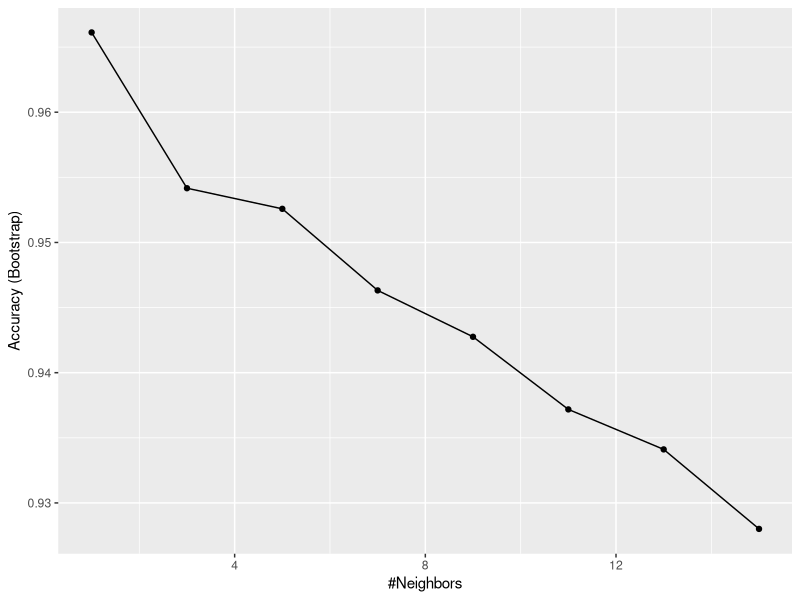
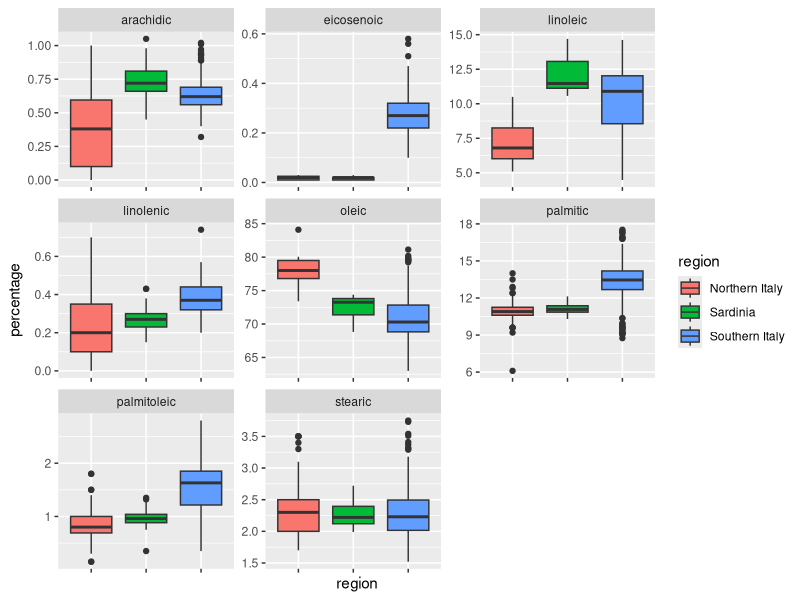
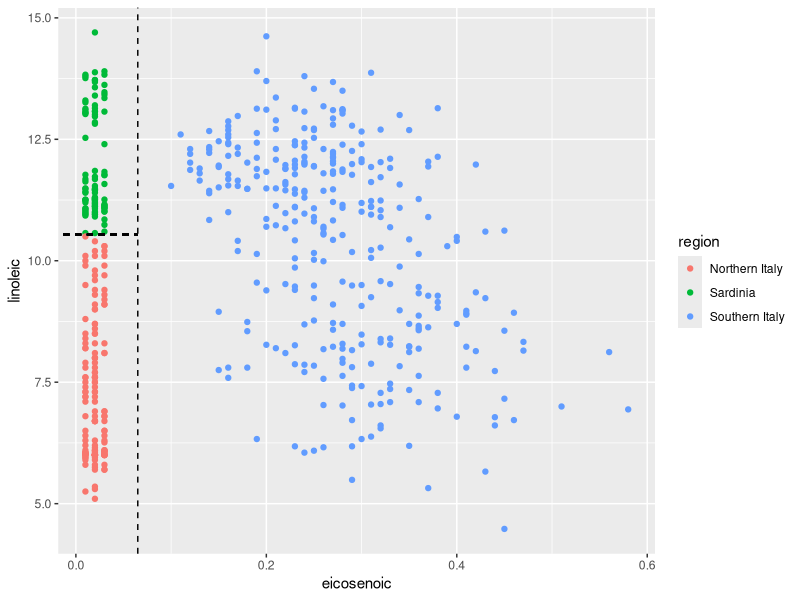
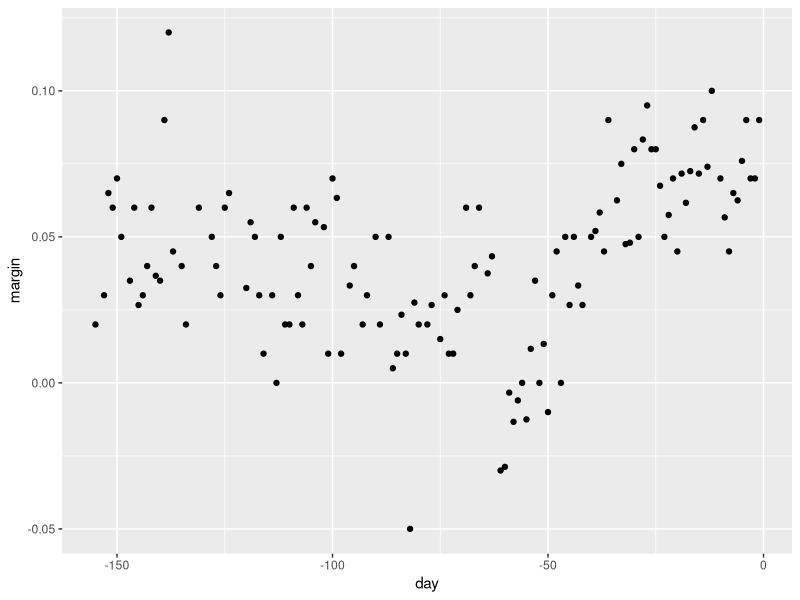
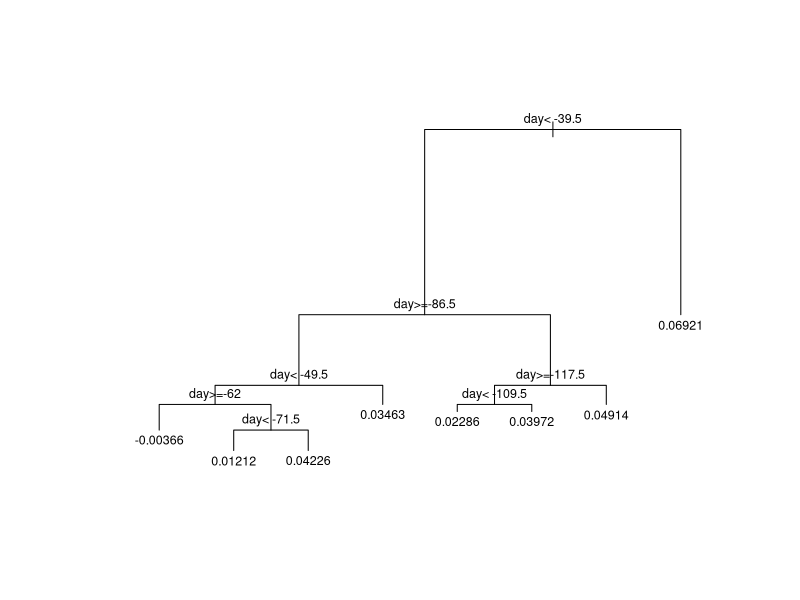
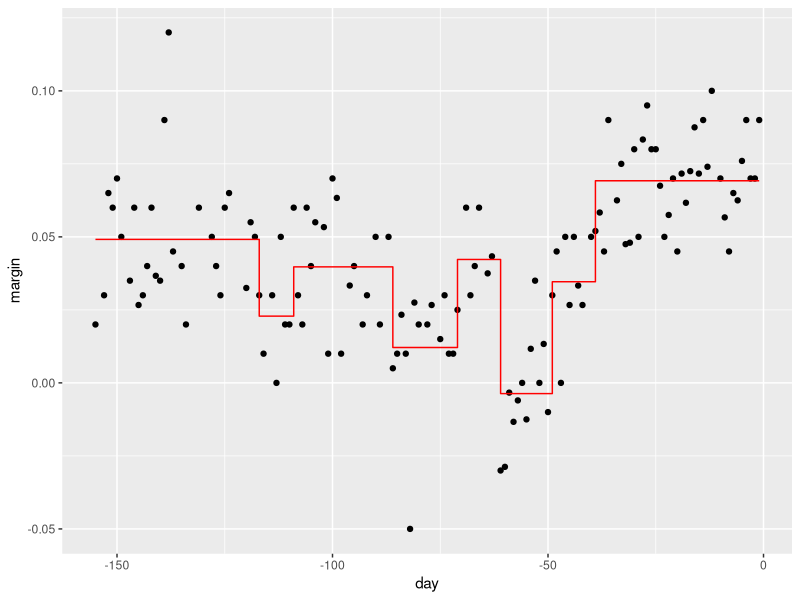
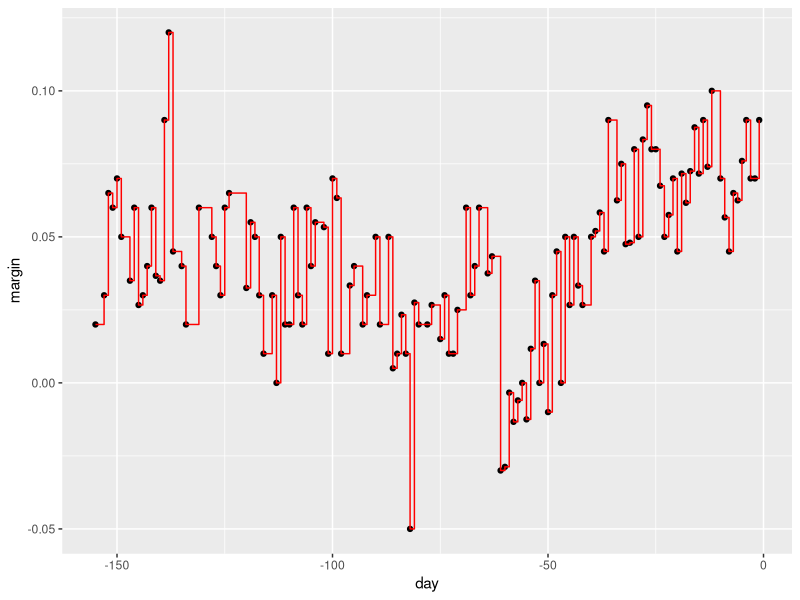
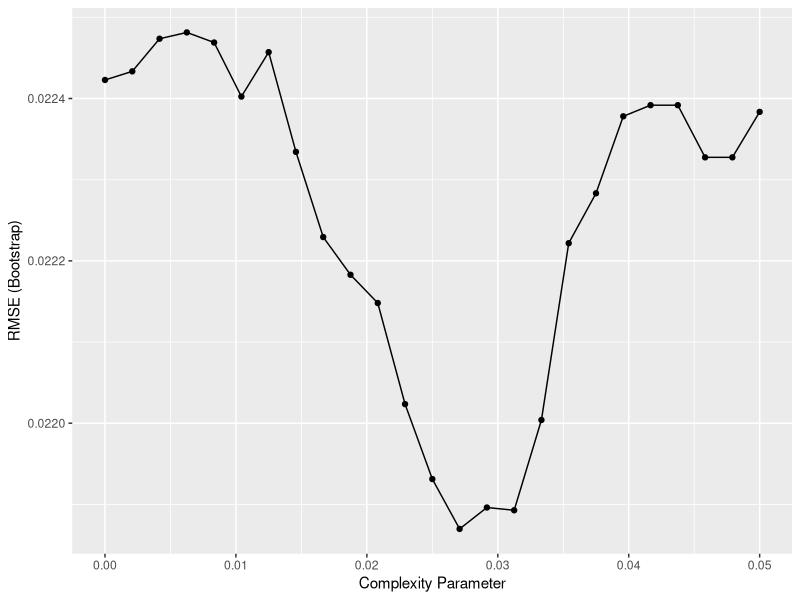

The R script that drew these images, in order: (Note: this script raises an error after producing the figures.)
## Trees Motivation

# we not meant to use lda and qda with datasets that feature many predictors
# because the number of correlations between factors increase exponentially.
# similarly, kernel approaches struggle because of the increase in dimensions.

## Classification and Regression Trees

# we will look at a new dataset which shows the fatty acid composition of olives
library(tidyverse)
library(dslabs)
data("olive")
olive %>% as_tibble()
# we will try ot predict the region by fatty acid composition
table(olive$region)
# we will remove the area column because we do not use it as a predictor
olive <- select(olive, -area)

# we can do this using KNN using caret
library(caret)
fit <- train(region ~ .,  method = "knn", 
             tuneGrid = data.frame(k = seq(1, 15, 2)), 
             data = olive)
ggplot(fit)
# we get an accuracy of 0.97 - pretty good

# however, we can do better
# Plot distribution of each predictor stratified by region
olive %>% gather(fatty_acid, percentage, -region) %>%
  ggplot(aes(region, percentage, fill = region)) +
  geom_boxplot() +
  facet_wrap(~fatty_acid, scales = "free") +
  theme(axis.text.x = element_blank())
# here we see that one of the fatty acids is only present in southern italy, 
# and another can separate northern italy from sardinia - so we should be able to
# build a perfect predictor

# plot values for eicosenoic and linoleic to show this - we can even separate them
# perfectly by eye. specifically, the prediction rule is:
# if predictor 1 is larger than 0.065, predict southern italy
# if not, and p2 is lower than 10.54, predict northern italy, else predict sardinia
p <- olive %>% 
  ggplot(aes(eicosenoic, linoleic, color = region)) + 
  geom_point()
p + geom_vline(xintercept = 0.065, lty = 2) + 
  geom_segment(x = -0.2, y = 10.54, xend = 0.065, yend = 10.54, color = "black", lty = 2)

# Regression trees partition the predictor space in order to predict y.
# we will once again use the poll data as an example
data("polls_2008")
qplot(day, margin, data = polls_2008)
# we will try to predict the cond exp - f(x) - the expected value of y given x - 
# with y, the poll margin, and x, the day
# the general idea is to build a decision tree, and at the end of each node, 
# we have a different predict Y-hat
# we first partition the data into non-overlapping regions (R1, R2, etc)
# predictions are then made based on the averages in the region
library(rpart)
fit <- rpart(margin ~ ., data = polls_2008)

# this can tell us where the splits were made visually
plot(fit, margin = 0.1)
text(fit, cex = 0.75)
# we can also plot the onto the time graph itself
polls_2008 %>% 
  mutate(y_hat = predict(fit)) %>% 
  ggplot() +
  geom_point(aes(day, margin)) +
  geom_step(aes(day, y_hat), col="red")
# again, we can overtrain - if we split the model into so many partitions that 
# every point has its own, there is no error adn thus no predictive power
# the complexity parameter (CP) dictates how much the residual sum of squares
# must improve to justify a new partition
# there is also a minsplit argument, the minimum number of splits

# change parameters
fit <- rpart(margin ~ ., data = polls_2008, control = rpart.control(cp = 0, minsplit = 2))
polls_2008 %>% 
  mutate(y_hat = predict(fit)) %>% 
  ggplot() +
  geom_point(aes(day, margin)) +
  geom_step(aes(day, y_hat), col="red")
# this robs us of all predictive power by overfitting

# prune the tree by removing branches which do not give enough cp
pruned_fit <- prune(fit, cp = 0.01)

# we can use cross-validation to choose the cp threshold
library(caret)
train_rpart <- train(margin ~ ., method = "rpart", tuneGrid = data.frame(cp = seq(0, 0.05, len = 25)), data = polls_2008)
ggplot(train_rpart)

# access the final model and plot it
plot(train_rpart$finalModel, margin = 0.1)
text(train_rpart$finalModel, cex = 0.75)
polls_2008 %>% 
  mutate(y_hat = predict(train_rpart)) %>% 
  ggplot() +
  geom_point(aes(day, margin)) +
  geom_step(aes(day, y_hat), col="red")

## Classification (Decision) Trees

# when the outcome is categorical, we refer to it as a "classification" tree.
# instead of taking the average at the end of each node, we predict with 
# the class that has the majority vote in each node


# here is how a decision tree works on the 2s and 7s data - here is the accuracy
train_rpart <- train(y ~ .,
                     method = "rpart",
                     tuneGrid = data.frame(cp = seq(0.0, 0.1, len = 25)),
                     data = mnist_27$train)
plot(train_rpart)

# the overall accuracy is better than logistic, but not as good as kernel
confusionMatrix(predict(train_rpart, mnist_27$test), mnist_27$test$y)$overall["Accuracy"]

## Random Forests

# to improve prediction performance and reduce instability, we can average many
# decision trees via "bagging" or bootstrap aggregation - a random forest. 

# we can apply random forest to the 2008 data
library(randomForest)
fit <- randomForest(margin~., data = polls_2008) 
plot(fit)
# here, we have plotted the error versus how many trees are used in the model

# this plot is the final result for the 2008 data
polls_2008 %>%
  mutate(y_hat = predict(fit, newdata = polls_2008)) %>% 
  ggplot() +
  geom_point(aes(day, margin)) +
  geom_line(aes(day, y_hat), col="red")
# it is quite smooth, and not a step function like the individual trees
# this is because of the averaging process

# for the 2s and 7s data, we end up with accuracy of 0.79
library(randomForest)
train_rf <- randomForest(y ~ ., data=mnist_27$train)
confusionMatrix(predict(train_rf, mnist_27$test), mnist_27$test$y)$overall["Accuracy"]

# here we use Rborist, a slightly faster random forest function, and get better accuracy
train_rf_2 <- train(y ~ .,
                    method = "Rborist",
                    tuneGrid = data.frame(predFixed = 2, minNode = c(3, 50)),
                    data = mnist_27$train)
confusionMatrix(predict(train_rf_2, mnist_27$test), mnist_27$test$y)$overall["Accuracy"]

## Assessment
# Create a simple dataset where the outcome grows 0.75 units on average for 
# every increase in a predictor, using this code:
library(rpart)
library(dplyr)
library(ggplot2)
n <- 1000
sigma <- 0.25
set.seed(1, sample.kind = "Rounding")
x <- rnorm(n, 0, 1)
y <- 0.75 * x + rnorm(n, 0, sigma)
dat <- data.frame(x = x, y = y)

# fitting and plotting a tree
fit <- rpart(y ~ ., data = dat) 
plot(fit)
text(fit, cex = 0.75)

# scatter plot of x versus y based on fit
dat %>% 
  mutate(y_hat = predict(fit)) %>% 
  ggplot() +
  geom_point(aes(x, y)) +
  geom_step(aes(x, y_hat), col=2)

# Now run Random Forests instead of a regression tree using randomForest() 
# from the randomForest package, and remake the scatterplot with the prediction line.
library(randomForest)
fit <- randomForest(y ~ x, data = dat)
dat %>% 
  mutate(y_hat = predict(fit)) %>% 
  ggplot() +
  geom_point(aes(x, y)) +
  geom_step(aes(x, y_hat), col = "red")

# Use the plot() function to see if the Random Forest from Q4 has converged or if we need more trees.
plot(fit)

# It seems that the default values for the Random Forest result in an estimate
# that is too flexible (unsmooth). Re-run the Random Forest but this time with a 
# node size of 50 and a maximum of 25 nodes. Remake the plot.
library(randomForest)
fit <- randomForest(y ~ x, data = dat, nodesize = 50, maxnodes = 25)
dat %>% 
  mutate(y_hat = predict(fit)) %>% 
  ggplot() +
  geom_point(aes(x, y)) +
  geom_step(aes(x, y_hat), col = "red")

## Caret
library(tidyverse)
library(dslabs)
data("mnist_27")

# the caret package provides a consistent interface and syntax for different
# machine learning packages in R

library(caret)
# the train fucntion lets us train different algorithms using the same syntax
train_glm <- train(y ~ ., method = "glm", data = mnist_27$train)
train_knn <- train(y ~ ., method = "knn", data = mnist_27$train)

# we can also extratc predictions from these models easily
y_hat_glm <- predict(train_glm, mnist_27$test, type = "raw")
y_hat_knn <- predict(train_knn, mnist_27$test, type = "raw")

# the same is true for confusion matrices
confusionMatrix(y_hat_glm, mnist_27$test$y)$overall[["Accuracy"]]
confusionMatrix(y_hat_knn, mnist_27$test$y)$overall[["Accuracy"]]

## Tuning Parameters with Caret

# the train function automatically uses cross-validation to decide between
# a few different parameters
# we can use these functions to quickly see which parameters are optimised (k)
getModelInfo("knn")
modelLookup("knn")

# so if we run the function train with default values, we can view the results 
# of the cross-validation using ggplot - the highlight argument shows us the 
# optimum parameter. by default, it checks 5 7 and 9 for KNN
train_knn <- train(y ~ ., method = "knn", data = mnist_27$train)
ggplot(train_knn, highlight = TRUE)
# we can change the default settings using traingrid, and this plot
# shows us the k that maximises accuracy
train_knn <- train(y ~ ., method = "knn", 
                   data = mnist_27$train,
                   tuneGrid = data.frame(k = seq(9, 67, 2)))
ggplot(train_knn, highlight = TRUE)
# the best model here was using the training set - we did not use the test set

train_knn$bestTune
train_knn$finalModel
# we can test the accuracy of our model on the test set
confusionMatrix(predict(train_knn, mnist_27$test, type = "raw"),
                mnist_27$test$y)$overall["Accuracy"]

# we can also change the way we use cross-validation using trainControl
# here, we 10 validation samples using 10% of obs each
control <- trainControl(method = "cv", number = 10, p = .9)
train_knn_cv <- train(y ~ ., method = "knn", 
                      data = mnist_27$train,
                      tuneGrid = data.frame(k = seq(9, 71, 2)),
                      trControl = control)
ggplot(train_knn_cv, highlight = TRUE)
# here, the accuracy estimates are more variable

# we can also view the standard deviations for each of the validation sets
train_knn$results %>% 
  ggplot(aes(x = k, y = Accuracy)) +
  geom_line() +
  geom_point() +
  geom_errorbar(aes(x = k, 
                    ymin = Accuracy - AccuracySD,
                    ymax = Accuracy + AccuracySD))

# the best-fitting model is a fairly good representation of the true cond prob
# however, it is wiggly because knn did not use a smoothing kernel
plot_cond_prob <- function(p_hat=NULL){
  tmp <- mnist_27$true_p
  if(!is.null(p_hat)){
    tmp <- mutate(tmp, p=p_hat)
  }
  tmp %>% ggplot(aes(x_1, x_2, z=p, fill=p)) +
    geom_raster(show.legend = FALSE) +
    scale_fill_gradientn(colors=c("#F8766D","white","#00BFC4")) +
    stat_contour(breaks=c(0.5),color="black")
}
plot_cond_prob(predict(train_knn, mnist_27$true_p, type = "prob")[,2])

# to make it smoother, we can use gamLoess
install.packages("gam")
# we can see that we have two parameters to optimise
modelLookup("gamLoess")

# we will keep degree fixed at 1, but we will try to optimise Span
# however, for caret, we still need to include the argument for Degree
grid <- expand.grid(span = seq(0.15, 0.65, len = 10), degree = 1)

# we then use the default cross-validation parameters
train_loess <- train(y ~ ., 
                     method = "gamLoess",
                     tuneGrid=grid,
                     data = mnist_27$train)
# check for the best-performing model
ggplot(train_loess, highlight = TRUE)
# and view the accuracy
confusionMatrix(data = predict(train_loess, mnist_27$test), 
                reference = mnist_27$test$y)$overall["Accuracy"]
# we can see that this helped smooth the boundary
p1 <- plot_cond_prob(predict(train_loess, mnist_27$true_p, type = "prob")[,2])
p1

## Assessment

# Load the rpart package and then use the caret::train() function with method = 
#   "rpart" to fit a classification tree to the tissue_gene_expression dataset. 
# Try out cp values of seq(0, 0.1, 0.01). Plot the accuracies to report the 
# results of the best model. Set the seed to 1991.
library(caret)
library(dslabs)
set.seed(1991, sample.kind = "Rounding") # if using R 3.6 or later
data("tissue_gene_expression")

fit1 <- with(tissue_gene_expression, 
             train(x, y, method = "rpart",
                   tuneGrid = data.frame(cp = seq(0, 0.1, 0.01))))

ggplot(fit1)  

# Note that there are only 6 placentas in the dataset. By default, rpart requires
# 20 observations before splitting a node. That means that it is difficult to 
# have a node in which placentas are the majority. Rerun the analysis you did 
# in the exercise in Q1, but this time, allow rpart to split any node by using 
# the argument control = rpart.control(minsplit = 0). Look at the confusion 
# matrix again to determine whether the accuracy increases. Again, set the seed to 1991.
library(caret)
library(broom)
library(dslabs)
set.seed(1991, sample.kind = "Rounding") # if using R 3.6 or later
data(tissue_gene_expression)
fit_rpart <- with(tissue_gene_expression, 
                  train(x, y, method = "rpart",
                        tuneGrid = data.frame(cp = seq(0, 0.10, 0.01)),
                        control = rpart.control(minsplit = 0)))
ggplot(fit_rpart)
confusionMatrix(fit_rpart)

# Plot the tree from this fit
plot(fit_rpart$finalModel)
text(fit_rpart$finalModel)
